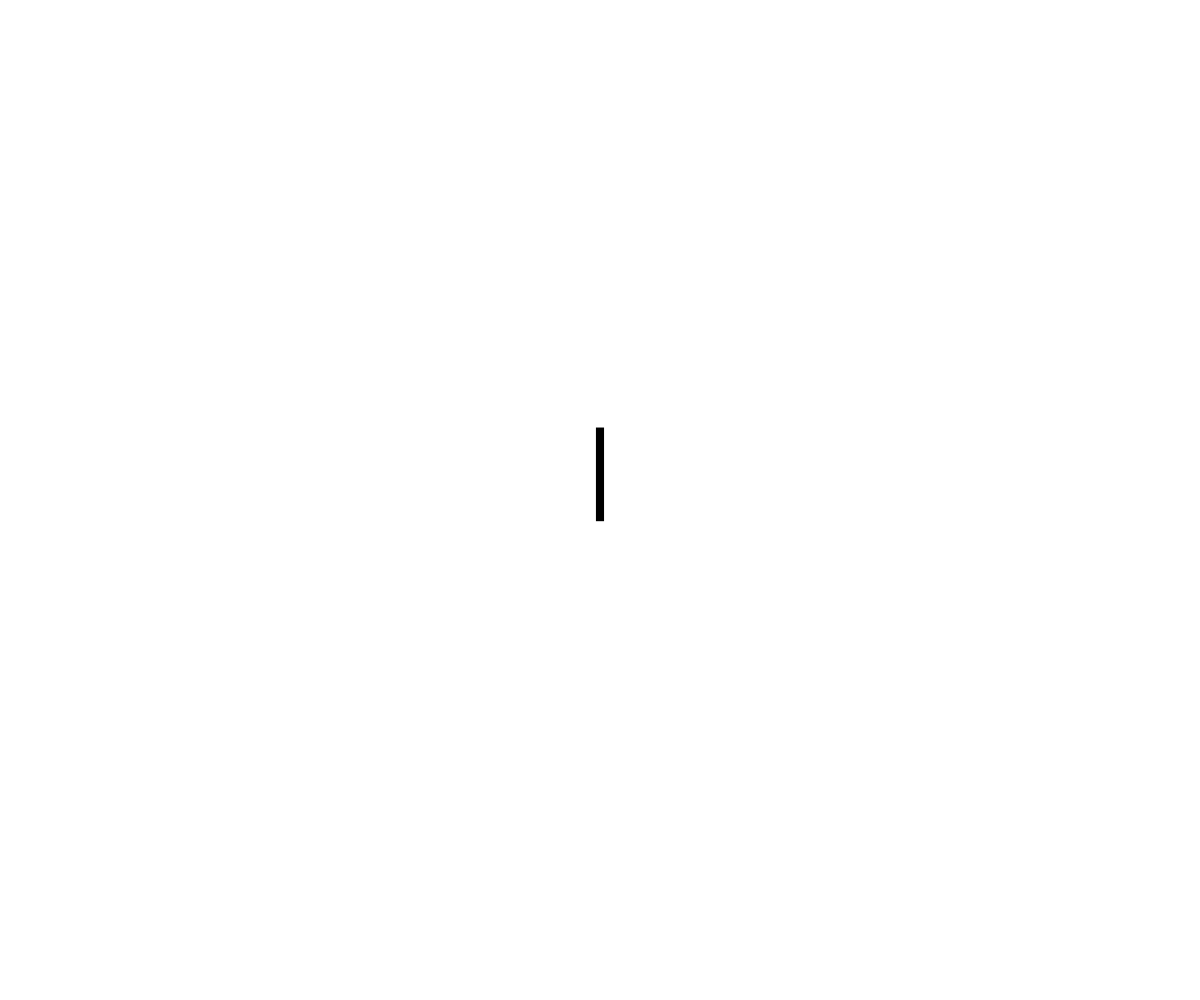
Frame 1 (no input)
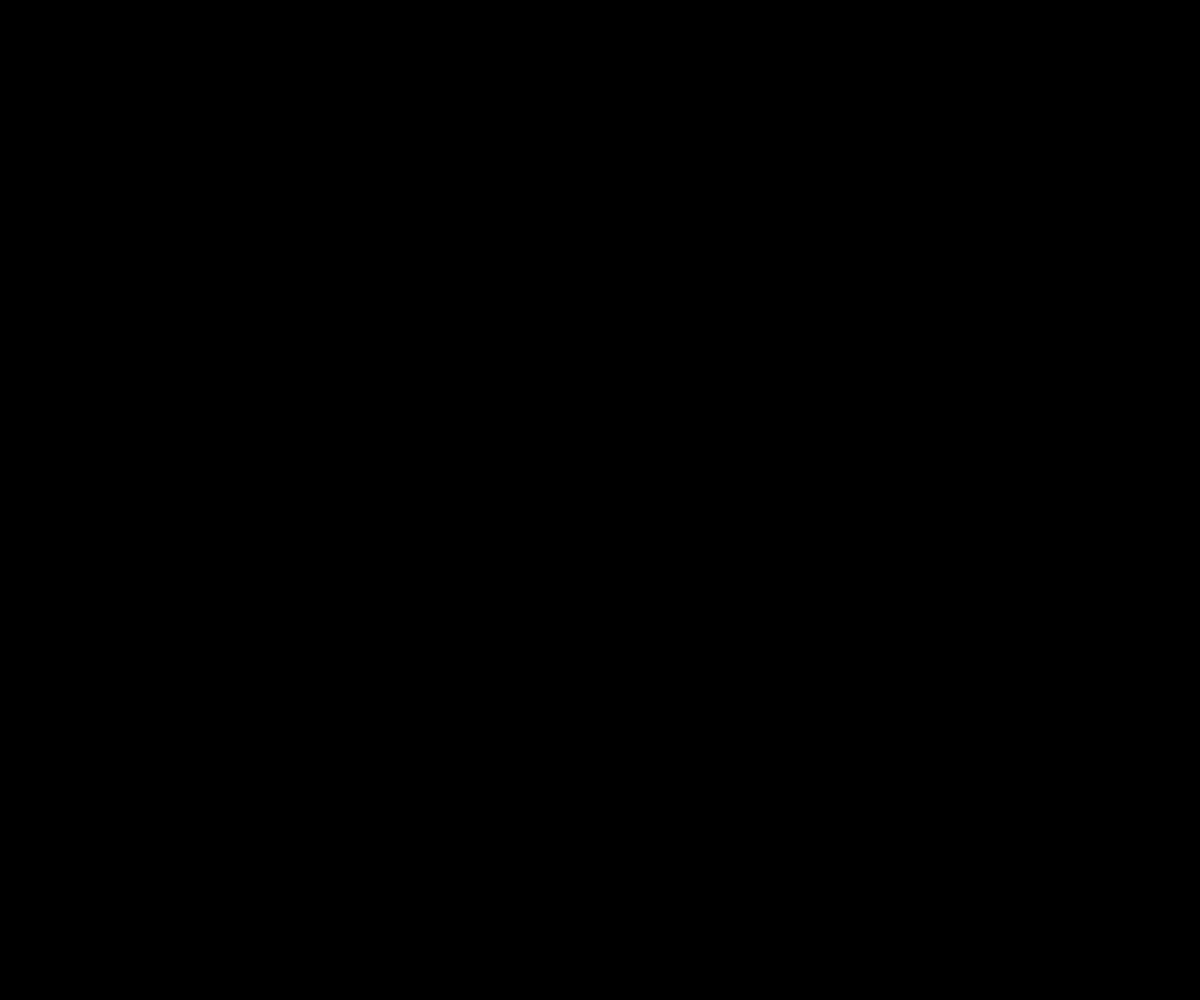
Frame 60 (no input)
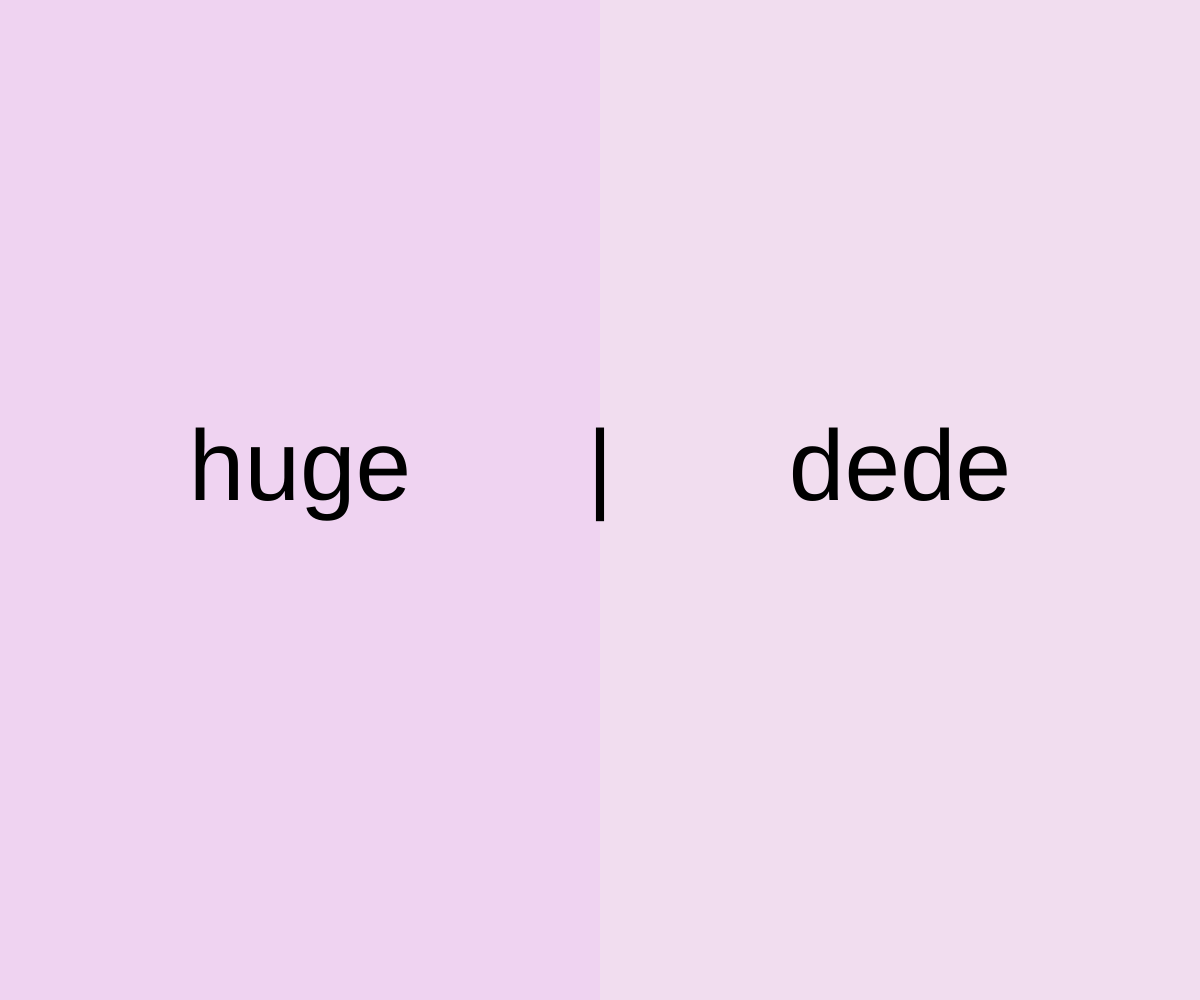
Frame 120 (the mouse pressed at the canvas centre since frame 60)

The p5.js sketch that drew these frames (run headless with seeded random() and noise() and a simulated clock; from frame 60 on, the mouse is pressed at the canvas centre):

// p5.js sketch
// ── sketch.js
let consonanti = ['b','c','d','f','g','h','l','n','p','qu','r','s','t','v','z'];
let vocali = ['a','e','i','o','u'];
let cost
let onomatopea = "";
let parola = "";
let val1;
let val2;
let val3;

function setup() {
  background(255);
  createCanvas(windowWidth, windowHeight);
  textFont("Arial", 100);
  textAlign(CENTER);
}

function draw() {
  background(val1, val2, val3);
  
  if (frameCount % 100 == 0) {
  val1 = random(200,255);
  val2 = random(200,255);
  val3 = random(200,255);
  parola = random(consonanti) + random(vocali) + random(consonanti) + random(vocali);
  cost = random(consonanti) + random(vocali);
  onomatopea = cost + cost;
  }
  noStroke();
  fill(val1, val2, val3);
  rect(0,0,width/2,height);
  fill(val3, val2 + 10, val1);
  rect(width/2,0,width/2,height);
  fill(0);
  text(" | ", width/2 , height/2);
  text(parola, width/2/2 , height/2);
  text(onomatopea, width/2+width/2/2, height/2);
}
